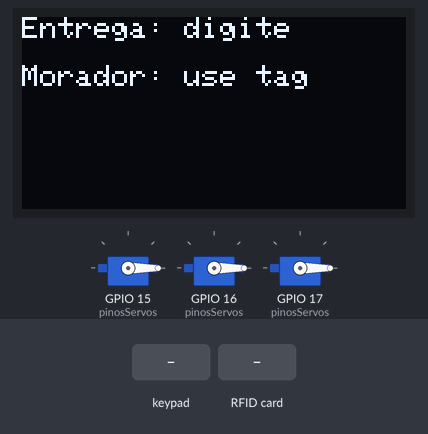
This sketch was run on a simulated ESP32. Parts: 128×64 one-colour display, 3 × servo. Inputs (shaded band) come from the test bench. WiFi joins after 1.5 s; servers stay silent unless stated; the local clock reads 2024-03-15 10:24:30 at power-on unless the sketch sets it; what the sketch prints to the serial monitor is not drawn.

Above: at 2.8 s.
2.9 s: keypad keys 0 0 0 0 0 0 0 0 # pressed 0.4 s apart
At 5.6 s:
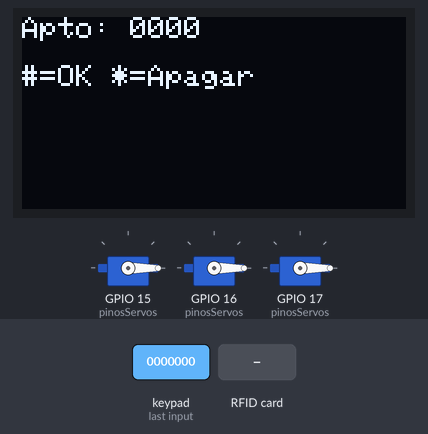
8.0 s: key 'A' pressed
At 9.4 s:
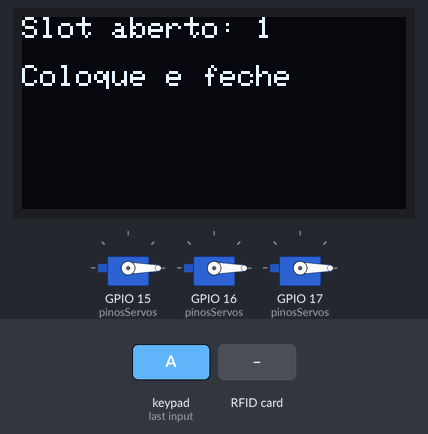
11.0 s: RFID card 5E 7A 19 C4 held to the reader
At 13.3 s:
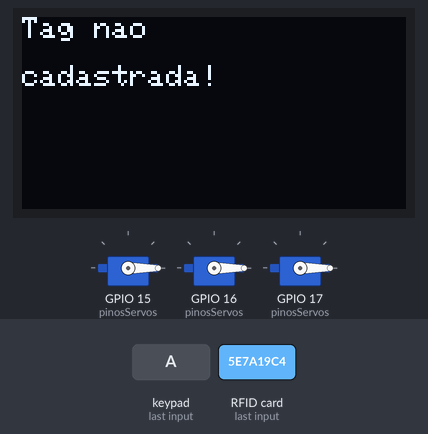
14.0 s: key '#' pressed
At 15.7 s:
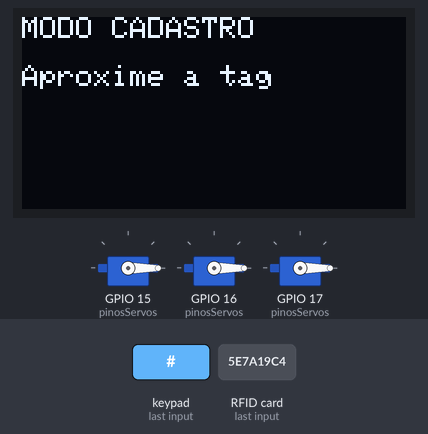
16.7 s: RFID card 8A 2F 7C 15 held to the reader
At 17.0 s:
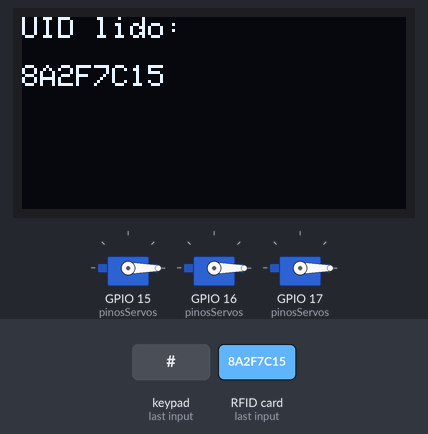
19.7 s: keypad keys 1 3 1 2 1 4 2 7 * pressed 0.4 s apart
At 20.91 s:
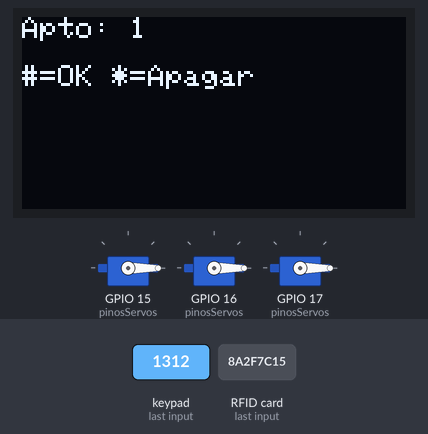
Timing chart, 0 to 22.7 s (numbered marks = the images above; inputs shaded):
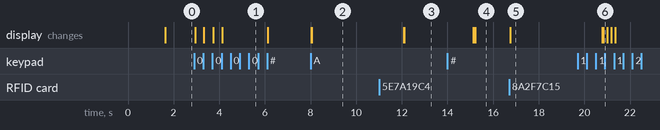

The sketch:

PHIC.ino
```cpp
/* ============================================================================
 * ARMÁRIO INTELIGENTE DE ENCOMENDAS — ESP32 (Versão OLED + E-mail SMTP)
 * Fluxo 1 (Entregador): teclado -> apartamento + tamanho -> abre slot vazio
 * compatível -> registra inserção -> notifica morador.
 * Fluxo 2 (Morador):    aproxima tag RFID -> sistema abre TODOS os slots
 * ocupados do seu apartamento -> registra retirada.
 * ==========================================================================*/

#include <WiFi.h>
#include <time.h>
#include <Wire.h>
#include <SPI.h>
#include <Adafruit_GFX.h>       // Biblioteca gráfica para o OLED
#include <Adafruit_SSD1306.h>   // Biblioteca do display OLED SSD1306
#include <Keypad.h>
#include <MFRC522.h>
#include <ESP32Servo.h>
#include <vector>
#include <ESP_Mail_Client.h>    // Biblioteca para envio de e-mails

#include "config.h"
#include "slot.h"
#include "moradores.h"

// ----------------------------- Periféricos ----------------------------------
Adafruit_SSD1306 display(SCREEN_WIDTH, SCREEN_HEIGHT, &Wire, -1);
MFRC522           rfid(RFID_SS_PIN, RFID_RST_PIN);
Servo servos[N_SERVOS];
const int pinosServos[N_SERVOS] = {S2, S1, S0};

// --------------------------- Teclado 4x4 ------------------------------------
const byte LINHAS = 4;
const byte COLUNAS = 4;
char teclas[LINHAS][COLUNAS] = {
  {'1','2','3','A'}, // A -> tamanho P
  {'4','5','6','B'}, // B -> tamanho M
  {'7','8','9','C'}, // C -> tamanho G
  {'*','0','#','D'}  // '*' limpa/cancela  | '#' confirma
};
byte pinosLinhas[LINHAS]   = {13, 12, 14, 27};
byte pinosColunas[COLUNAS] = {26, 25, 33, 32};
Keypad teclado = Keypad(makeKeymap(teclas), pinosLinhas, pinosColunas, LINHAS, COLUNAS);

// ----------------------------- Slots ----------------------------------------
std::vector<Slot> listaDeSlots;

// ------------------------- Máquina de estados -------------------------------
enum EstadoSistema { AGUARDANDO, DIGITANDO_APTO, SELECIONANDO_TAMANHO, ALOCANDO_SLOT };
EstadoSistema estadoAtual = AGUARDANDO;
String apartamentoDigitado = "";
char   tamanhoSelecionado  = ' ';

// ----------------------------- Protótipos -----------------------------------
void   atualizarDisplay();
void   processarTeclado(char tecla);
void   tentarAlocarCompartimento();
void   processarRetirada(const String& uid);
void   enviarNotificacao(int numeroApto, int idSlot, char tamanho);
void   abrirSlot(int idSlot);
String lerRFID();
Time   obterHoraAtual();
void   modoCadastroTag();

// ------------------------ Configuração do e-mail ----------------------------
SMTPSession smtp;

// Função de callback para monitorar o status do envio no Serial Monitor
void smtpCallback(SMTP_Status status) {
  Serial.println(status.info());
  if (status.success()) {
    Serial.println("------------------------------------");
    Serial.println("E-mail enviado com sucesso via SMTP!");
    Serial.println("------------------------------------");
  }
}

// ============================================================================
//                                  SETUP
// ============================================================================
void setup() {
  Serial.begin(115200);
  Wire.begin();            // I2C: SDA=21, SCL=22
  SPI.begin();             // SPI: SCK=18, MISO=19, MOSI=23 (RFID)

  // ---- Inicialização do Display OLED ----
  if(!display.begin(SSD1306_SWITCHCAPVCC, OLED_ADDR)) {
    Serial.println(F("Falha na alocação do display SSD1306"));
    for(;;);
  }

  display.clearDisplay();
  display.setTextSize(1);
  display.setTextColor(SSD1306_WHITE);
  display.setCursor(0, 0);
  display.println("Iniciando...");
  display.display();

  // ---- RFID ----
  rfid.PCD_Init();

  // ---- Wi-Fi ----
  WiFi.begin(WIFI_SSID, WIFI_PASSWORD);
  unsigned long t0 = millis();
  while (WiFi.status() != WL_CONNECTED && millis() - t0 < 15000) {
    delay(500);
    Serial.print(".");
  }
  Serial.println(WiFi.status() == WL_CONNECTED ? "\nWiFi conectado!" : "\nSem WiFi (segue offline).");

  // ---- NTP ----
  configTime(GMT_OFFSET_SEC, DAYLIGHT_SEC, NTP_SERVER);
  Serial.println("Tempo sincronizado via NTP.");

  // ---- Cria os 16 slots: 8 'P', 4 'M', 4 'G' ----
  for (int i = 1; i <= N_SLOTS; i++) {
    Slot slotTemporario(i);
    if (i <= PEQUENOS) slotTemporario.setTamanho('P');
    else if (i <= MEDIOS) slotTemporario.setTamanho('M');
    else slotTemporario.setTamanho('G');
    listaDeSlots.push_back(slotTemporario);
  }

  for (int i = 0; i < N_SERVOS; i++) {
    servos[i].setPeriodHertz(50);
    servos[i].attach(pinosServos[i], 500, 2400);
    servos[i].write(0);
  }

  estadoAtual = AGUARDANDO;
  atualizarDisplay();
}

// ============================================================================
//                                   LOOP
// ============================================================================
void loop() {
  char tecla = teclado.getKey();
  if (tecla) processarTeclado(tecla);

  // O leitor RFID só fica ativo na tela inicial (retirada pelo morador)
  if (estadoAtual == AGUARDANDO) {
    String uid = lerRFID();
    if (uid.length() > 0) processarRetirada(uid);
  }
}

// ============================================================================
//                NOTIFICAÇÃO (E-mail via Protocolo SMTP)
// ============================================================================
void enviarNotificacao(int numeroApto, int idSlot, char tamanho) {
    Serial.printf("Aviso de encomenda -> apto %d (slot %d, tam %c)\n", numeroApto, idSlot, tamanho);

    if (WiFi.status() != WL_CONNECTED) {
      Serial.println("Sem WiFi: notificacao nao enviada.");
      return;
    }

    String emailDestinatario = getEmailByApto(numeroApto);
    if (emailDestinatario == "") {
      Serial.println("Apto sem email cadastrado: notificacao ignorada.");
      return;
    }

    // Vincula a função de monitoramento à sessão SMTP
    smtp.callback(smtpCallback);

    // Configura os parâmetros do servidor
    Session_Config config;
    config.server.host_name = SMTP_HOST;
    config.server.port = SMTP_PORT;
    config.login.email = AUTHOR_EMAIL;
    config.login.password = SMTP_PASSWORD;
    config.login.user_domain = "";

    // Monta a estrutura da mensagem
    SMTP_Message message;
    message.sender.name = SENDER_NAME;
    message.sender.email = AUTHOR_EMAIL;

    String assunto = "Nova Encomenda Recebida - Apto " + String(numeroApto);
    message.subject = assunto.c_str();
    message.addRecipient("Morador", emailDestinatario.c_str());

    // Conteúdo formatado em HTML
    String textoMsg = "<h2>Olá, morador do apartamento " + String(numeroApto) + "!</h2>";
    textoMsg += "<p>Uma nova encomenda foi depositada para você no armário inteligente.</p>";
    textoMsg += "<ul>";
    textoMsg += "<li><strong>Compartimento (Slot):</strong> " + String(idSlot) + "</li>";
    textoMsg += "<li><strong>Tamanho do pacote:</strong> " + String(tamanho) + "</li>";
    textoMsg += "</ul>";
    textoMsg += "<br><p><em>Para retirar, basta aproximar sua tag RFID cadastrada no leitor do armário.</em></p>";

    message.html.content = textoMsg.c_str();
    message.html.charSet = "utf-8";
    message.html.transfer_encoding = Content_Transfer_Encoding::enc_7bit;

    message.priority = esp_mail_smtp_priority::esp_mail_smtp_priority_normal;

    // Tenta conectar e disparar o e-mail
    if (!smtp.connect(&config)) {
      Serial.printf("Falha ao conectar no servidor SMTP: %s\n", smtp.errorReason().c_str());
      return;
    }

    if (!MailClient.sendMail(&smtp, &message)) {
      Serial.printf("Erro ao enviar o e-mail: %s\n", smtp.errorReason().c_str());
    }
}

// ============================================================================
//                          RELÓGIO (NTP -> struct Time)
// ============================================================================
Time obterHoraAtual() {
  Time t = {0, 0, 0, 0, 0, 0};
  struct tm timeinfo;
  if (!getLocalTime(&timeinfo)) {
    Serial.println("Falha ao obter a hora. Retornando tempo zerado.");
    return t;
  }
  t.ano     = timeinfo.tm_year + 1900;
  t.mes     = timeinfo.tm_mon + 1;
  t.dia     = timeinfo.tm_mday;
  t.hora    = timeinfo.tm_hour;
  t.minuto  = timeinfo.tm_min;
  t.segundo = timeinfo.tm_sec;
  Serial.println(&timeinfo, "%A, %d/%B/%Y %H:%M:%S");
  return t;
}

// ============================================================================
//                                 DISPLAY (OLED)
// ============================================================================
void atualizarDisplay() {
  display.clearDisplay();

  switch (estadoAtual) {
    case AGUARDANDO:
      display.setCursor(0, 0);  display.print("Entrega: digite");
      display.setCursor(0, 16); display.print("Morador: use tag");
      break;

    case DIGITANDO_APTO:
      display.setCursor(0, 0);  display.print("Apto: "); display.print(apartamentoDigitado);
      display.setCursor(0, 16); display.print("#=OK *=Apagar");
      break;

    case SELECIONANDO_TAMANHO:
      display.setCursor(0, 0);  display.print("Tam: A=P B=M C=G");
      display.setCursor(0, 16); display.print("Escolha uma opc");
      break;

    case ALOCANDO_SLOT:
      display.setCursor(0, 0);  display.print("Buscando vaga...");
      break;
  }
  display.display();
}

// ============================================================================
//                            TECLADO / FLUXO ENTREGA
// ============================================================================
void processarTeclado(char tecla) {
  if (tecla == '*') {
    apartamentoDigitado = "";
    estadoAtual = AGUARDANDO;
    atualizarDisplay();
    return;
  }

  switch (estadoAtual) {
    case AGUARDANDO:
      if (tecla == '#') { modoCadastroTag(); return; }
      if (tecla >= '0' && tecla <= '9') {
        apartamentoDigitado = String(tecla);
        estadoAtual = DIGITANDO_APTO;
        atualizarDisplay();
      }
      break;

    case DIGITANDO_APTO:
      if (tecla >= '0' && tecla <= '9') {
        if (apartamentoDigitado.length() < 4) {
          apartamentoDigitado += tecla;
          atualizarDisplay();
        }
      } else if (tecla == '#') {
        if (apartamentoDigitado.length() > 0) {
          estadoAtual = SELECIONANDO_TAMANHO;
          atualizarDisplay();
        }
      }
      break;

    case SELECIONANDO_TAMANHO:
      if      (tecla == 'A') { tamanhoSelecionado = 'P'; estadoAtual = ALOCANDO_SLOT; }
      else if (tecla == 'B') { tamanhoSelecionado = 'M'; estadoAtual = ALOCANDO_SLOT; }
      else if (tecla == 'C') { tamanhoSelecionado = 'G'; estadoAtual = ALOCANDO_SLOT; }

      if (estadoAtual == ALOCANDO_SLOT) {
        atualizarDisplay();
        tentarAlocarCompartimento();
      }
      break;

    default:
      break;
  }
}

void tentarAlocarCompartimento() {
  int  apNum     = apartamentoDigitado.toInt();
  bool encontrou = false;

  for (size_t i = 0; i < listaDeSlots.size(); i++) {
    if (listaDeSlots[i].getTamanho() == tamanhoSelecionado && !listaDeSlots[i].isOcupado()) {
      listaDeSlots[i].setApartamento(apNum);
      listaDeSlots[i].setOcupado(true);
      listaDeSlots[i].setInsercao(obterHoraAtual());

      int idSlot = listaDeSlots[i].getId();

      display.clearDisplay();
      display.setCursor(0, 0);  display.print("Slot aberto: "); display.print(idSlot);
      display.setCursor(0, 16); display.print("Coloque e feche");
      display.display();

      Serial.printf("Abrindo trinco do slot ID: %d\n", idSlot);
      abrirSlot(idSlot);

      // DISPARO DO E-MAIL AUTOMÁTICO
      enviarNotificacao(apNum, idSlot, tamanhoSelecionado);

      encontrou = true;
      break;
    }
  }

  if (!encontrou) {
    display.clearDisplay();
    display.setCursor(0, 0);  display.print("Sem slots "); display.print(tamanhoSelecionado);
    display.setCursor(0, 16); display.print("disponiveis!");
    display.display();
  }

  delay(4000);
  apartamentoDigitado = "";
  tamanhoSelecionado  = ' ';
  estadoAtual = AGUARDANDO;
  atualizarDisplay();
}

// ============================================================================
//                          RFID / FLUXO RETIRADA
// ============================================================================
String lerRFID() {
  if (!rfid.PICC_IsNewCardPresent()) return "";
  if (!rfid.PICC_ReadCardSerial())   return "";

  String uid = "";
  for (byte i = 0; i < rfid.uid.size; i++) {
    if (rfid.uid.uidByte[i] < 0x10) uid += "0";
    uid += String(rfid.uid.uidByte[i], HEX);
  }
  uid.toUpperCase();

  rfid.PICC_HaltA();
  rfid.PCD_StopCrypto1();
  return uid;
}

void processarRetirada(const String& uid) {
  int apto = getAptoByUID(uid);

  display.clearDisplay();

  if (apto < 0) {
    display.setCursor(0, 0);  display.print("Tag nao");
    display.setCursor(0, 16); display.print("cadastrada!");
    display.display();

    Serial.printf("Tag desconhecida: %s\n", uid.c_str());
    delay(3000);
    estadoAtual = AGUARDANDO;
    atualizarDisplay();
    return;
  }

  int abertos = 0;
  for (size_t i = 0; i < listaDeSlots.size(); i++) {
    if (listaDeSlots[i].isOcupado() && listaDeSlots[i].getApartamento() == apto) {
      int idSlot = listaDeSlots[i].getId();
      Serial.printf("Retirada apto %d -> abrindo slot %d\n", apto, idSlot);
      abrirSlot(idSlot);
      listaDeSlots[i].setRetirada(obterHoraAtual());
      listaDeSlots[i].setOcupado(false);
      listaDeSlots[i].setApartamento(0);
      abertos++;
    }
  }

  display.clearDisplay();
  if (abertos > 0) {
    display.setCursor(0, 0);  display.print("Apto "); display.print(apto);
    display.setCursor(0, 16); display.print(abertos); display.print(" emcomenda(s)");
  } else {
    display.setCursor(0, 0);  display.print("Nenhuma");
    display.setCursor(0, 16); display.print("encomenda.");
  }
  display.display();

  delay(4000);
  estadoAtual = AGUARDANDO;
  atualizarDisplay();
}

// ============================================================================
//                       ACIONAMENTO FÍSICO DO TRINCO
// ============================================================================
void abrirSlot(int idSlot) {
  // Lógica dos trincos físicos / multiplexador permanece aqui
}

// ============================================================================
//          UTILITÁRIO: descobrir o UID de uma tag p/ cadastrar moradores
// ============================================================================
void modoCadastroTag() {
  display.clearDisplay();
  display.setCursor(0, 0);  display.print("MODO CADASTRO");
  display.setCursor(0, 16); display.print("Aproxime a tag");
  display.display();

  Serial.println(">> MODO CADASTRO: aproxime a tag para ler o UID (Serial).");
  unsigned long t0 = millis();

  while (millis() - t0 < 10000) {
    String uid = lerRFID();
    if (uid.length() > 0) {
      Serial.printf(">> UID lido: %s  (copie para moradores.cpp)\n", uid.c_str());
      display.clearDisplay();
      display.setCursor(0, 0);  display.print("UID lido:");
      display.setCursor(0, 16); display.print(uid);
      display.display();
      delay(4000);
      break;
    }
    if (teclado.getKey() == '*') break;
  }
  estadoAtual = AGUARDANDO;
  atualizarDisplay();
}
```

moradores.cpp
```cpp
#include "moradores.h"
static Morador cadastro[] = {
  //  apto   UID da tag        email
  { 101, "8A2F7C15", ""},
  { 201, "00000000", ""},
  { 301, "00000000", ""},
  { 401, "00000000", ""},
  { 501, "00000000", ""},
  { 601, "00000000", ""},
  { 701, "7BAF561C", "jorgelucas1107@gmail.com" },
  { 801, "00000000", ""},
  { 901, "00000000", ""},
  {1001, "00000000", ""},
  {1101, "00000000", ""},
  {1201, "00000000", ""},
  {1301, "00000000", ""},
  {1401, "00000000", ""}
};
static const int N_MORADORES = sizeof(cadastro) / sizeof(cadastro[0]);

int getAptoByUID(const String& uid) {
  for (int i = 0; i < N_MORADORES; i++) {
    if (cadastro[i].uidTag.equalsIgnoreCase(uid)) {
      return cadastro[i].apartamento;
    }
  }
  return -1;
}

String getEmailByApto(int apartamento) {
  for (int i = 0; i < N_MORADORES; i++) {
    if (cadastro[i].apartamento == apartamento) {
      return cadastro[i].email;
    }
  }
  return "";
}

bool aptoCadastrado(int apartamento) {
  for (int i = 0; i < N_MORADORES; i++) {
    if (cadastro[i].apartamento == apartamento) return true;
  }
  return false;
}
```

moradores.h
```cpp
#ifndef MORADORES_H
#define MORADORES_H

#include <Arduino.h>

// Cada morador vincula: número do apartamento <-> tag RFID <-> email.
struct Morador {
  int    apartamento;
  String uidTag;     // UID do cartão em HEX maiúsculo, sem espaços (ex.: "A1B2C3D4")
  String email;
};

// Retorna o número do apartamento vinculado à tag, ou -1 se a tag não existir.
int getAptoByUID(const String& uid);

// Retorna o email do apartamento, ou "" se não houver cadastro.
String getEmailByApto(int apartamento);

// Indica se o apartamento existe no cadastro.
bool aptoCadastrado(int apartamento);

#endif
```

slot.cpp
```cpp
#include "slot.h"

Slot::Slot(int _id) {
    id = _id;
    ocupado = false;
    apartamento = 0;
    insercao = {0, 0, 0, 0, 0, 0};
    retirada = {0, 0, 0, 0, 0, 0};

}

Slot::~Slot() {
    // Destrutor vazio, pois não há alocação dinâmica
}

Time Slot::getInsercao() {
    return insercao;
}

void Slot::setInsercao(Time _insercao) {
    insercao = _insercao;
}

Time Slot::getRetirada() {
    return retirada;
}

void Slot::setRetirada(Time _retirada) {
    retirada = _retirada;
}

bool Slot::isOcupado() {
    return ocupado;
}

void Slot::setOcupado(bool _ocupado) {
    ocupado = _ocupado;
}

int Slot::getApartamento() {
    return apartamento;
}

void Slot::setApartamento(int _apartamento) {
    if (_apartamento ==    0 ||
        _apartamento ==  101 ||
        _apartamento ==  201 ||
        _apartamento ==  301 ||
        _apartamento ==  401 ||
        _apartamento ==  501 ||
        _apartamento ==  601 ||
        _apartamento ==  701 ||
        _apartamento ==  801 ||
        _apartamento ==  901 ||
        _apartamento == 1001 ||
        _apartamento == 1101 ||
        _apartamento == 1201 ||
        _apartamento == 1301 ||
        _apartamento == 1401) {

        apartamento = _apartamento;
    }
}

int Slot::getId() {
    return id;
}

void Slot::setId(int _id) {
    if (_id > 0) {
        id = _id;
    }
}

char Slot::getTamanho() {
    return tamanho;
}

void Slot::setTamanho(char _tamanho) {
    if (_tamanho == 'P' || _tamanho == 'M' || _tamanho == 'G') {
        tamanho = _tamanho;
    }
}
```

Source omitted: slot.h (1687 bytes), config.h (1696 bytes)

Measured:
- after the input at 2.9 s, the display: first changes at once (image 1 shows a later state)
- after the input at 8.0 s, the display: first changes at once (image 2 shows a later state)
- after the input at 11.0 s, the display: first differs from a run without the input after 1.1 s (image 3)
- after the input at 14.0 s, the display: first differs from a run without the input after 1.2 s (image 4)
- after the input at 16.7 s, the display: changes after 0.05 s (image 5)
- after the input at 19.7 s, the display: first differs from a run without the input after 1.1 s (image 6)
